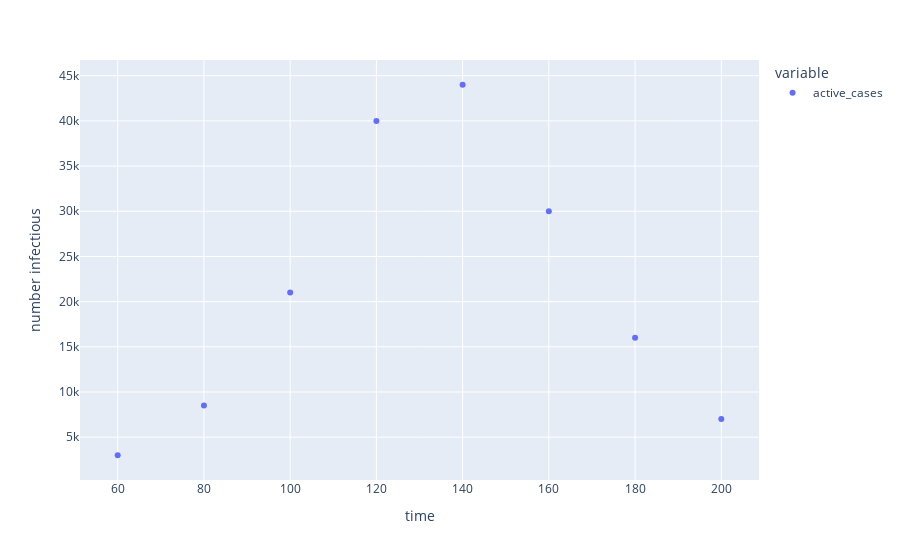

Source (notebook cell):
### Markdown cell above
## Calibration Data

### Code cell
#An example of data for the calibration 

output_labels = {"index": "time", "value": "number infectious"}

data = pd.DataFrame(
    {"active_cases":
     {
         60.0: 3000.0,
         80.0: 8500.0,
         100.0: 21000.0,
         120.0: 40000.0,
         140.0: 44000.0,
         160.0: 30000.0,
         180.0: 16000.0,
         200.0: 7000.0,
     },
    },
)

targets_data = data["active_cases"]
targets_data
data["active_cases"].plot(kind="scatter", labels=output_labels)

### Figure 1 — Plotly figure (JSON) as saved in the notebook; plotly's stock layout.template omitted (floating-point values rounded to 4 significant figures)
{"data": [{"hovertemplate": "variable=active_cases<br>time=%{x}<br>number infectious=%{y}<extra></extra>", "legendgroup": "active_cases", "marker": {"color": "#636efa", "symbol": "circle"}, "mode": "markers", "name": "active_cases", "orientation": "v", "showlegend": true, "type": "scatter", "x": [60, 80, 100, 120, 140, 160, 180, 200], "xaxis": "x", "y": [3000, 8500, 21000, 40000, 44000, 30000, 16000, 7000], "yaxis": "y"}], "layout": {"legend": {"title": {"text": "variable"}, "tracegroupgap": 0}, "margin": {"t": 60}, "xaxis": {"anchor": "y", "domain": [0, 1], "title": {"text": "time"}}, "yaxis": {"anchor": "x", "domain": [0, 1], "title": {"text": "number infectious"}}}}
